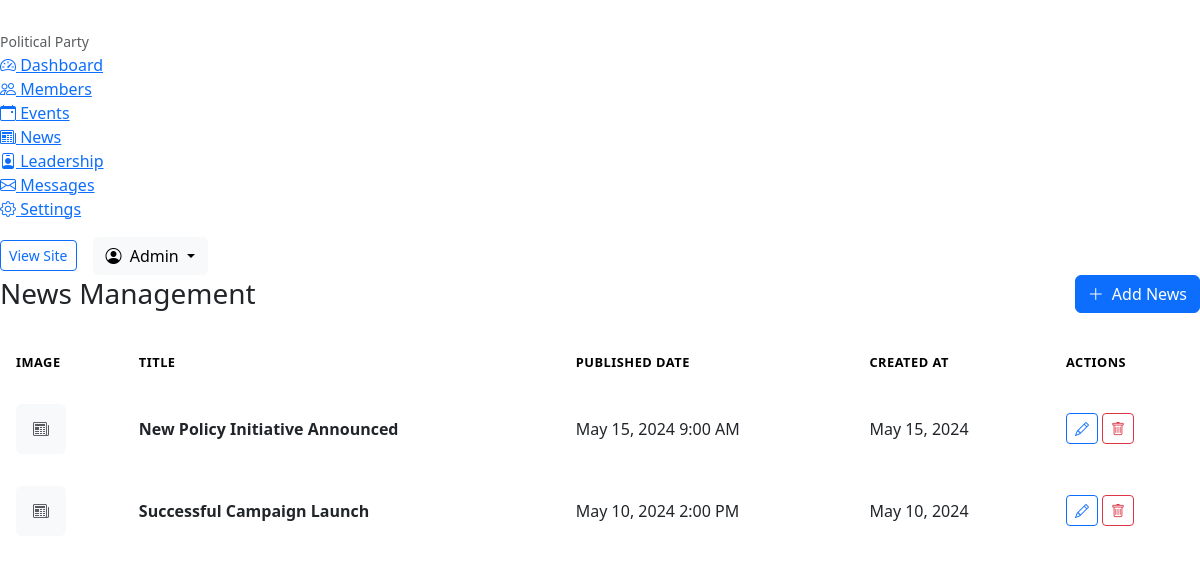
Page /admin/news.php (signed in) on the committed database.
### tables this page shows
CREATE TABLE `news` (
  `id` int(11) NOT NULL,
  `title` varchar(200) NOT NULL,
  `content` text NOT NULL,
  `image` varchar(255) DEFAULT NULL,
  `published_at` datetime NOT NULL,
  `created_at` timestamp NOT NULL DEFAULT current_timestamp()
);

### includes/functions.php (called while the page is built, shortened)
<?php
function h($string) {
    return htmlspecialchars((string)$string, ENT_QUOTES, 'UTF-8');
}
function format_date($date, $format = 'F j, Y') {
    $d = new DateTime($date);
    return $d->format($format);
}

### admin/news.php (the view, shortened to what this page needs)
<?php
require_once '../includes/admin_header.php';
$news = $conn->query("SELECT * FROM news ORDER BY published_at DESC")->fetch_all(MYSQLI_ASSOC);
?>
<div class="d-flex justify-content-between align-items-center mb-4">
    <h2 class="h3 mb-0 text-gray-800">News Management</h2>
    <a href="add-news.php" class="btn btn-primary"><i class="bi bi-plus-lg me-1"></i> Add News</a>
</div>
<div class="card shadow-sm mb-4">
    <div class="card-body p-0">
        <div class="table-responsive">
            <table class="table table-hover align-middle mb-0">
                <thead class="table-light">
                    <tr>
                        <th>Image</th>
                        <th>Title</th>
                        <th>Published Date</th>
                        <th>Created At</th>
                        <th>Actions</th>
                    </tr>
                </thead>
                <tbody>
                    <?php if(empty($news)): ?>
                        <tr><td colspan="5" class="text-center py-4">No news found.</td></tr>
                    <?php else: ?>
                        <?php foreach($news as $n): ?>
                            <tr>
                                <td>
                                    <?php if($n['image']): ?>
                                        <img src="<?= BASE_URL . h($n['image']) ?>" alt="img" class="rounded" style="width: 50px; height: 50px; object-fit: cover;">
                                    <?php else: ?>
                                        <div class="bg-light rounded d-flex align-items-center justify-content-center text-muted" style="width: 50px; height: 50px;">
                                            <i class="bi bi-newspaper"></i>
                                        </div>
                                    <?php endif; ?>
                                </td>
                                <td><strong><?= h($n['title']) ?></strong></td>
                                <td><?= format_date($n['published_at'], 'M j, Y g:i A') ?></td>
                                <td><?= format_date($n['created_at'], 'M j, Y') ?></td>
                                <td>
                                    <a href="edit-news.php?id=<?= $n['id'] ?>" class="btn btn-sm btn-outline-primary"><i class="bi bi-pencil"></i></a>
                                    <button class="btn btn-sm btn-outline-danger" onclick="confirmDelete(<?= $n['id'] ?>)"><i class="bi bi-trash"></i></button>
                                </td>
                            </tr>
                        <?php endforeach; ?>
                    <?php endif; ?>
                </tbody>
            </table>
        </div>
    </div>
</div>
<?php require_once '../includes/admin_footer.php'; ?>

### assets/css/admin.css (style rules this page uses)
body { background-color: var(--surface-color); }
.card { border: 1px solid var(--border-color); border-radius: var(--border-radius-md); box-shadow: none !important; background-color: var(--bg-color); }
.table { color: var(--text-color); margin-bottom: 0; }
.table th { font-weight: 600; text-transform: uppercase; font-size: 0.8rem; letter-spacing: 0.5px; color: var(--text-muted); border-bottom: 2px solid var(--border-color); background-color: var(--surface-color); padding: 1rem; }
.table td { padding: 1rem; vertical-align: middle; border-bottom: 1px solid var(--border-color); }

### rows in the picture
news: title "New Policy Initiative Announced", published_at "May 15, 2024 9:00 AM", created_at "May 15, 2024"
news: title "Successful Campaign Launch", published_at "May 10, 2024 2:00 PM", created_at "May 10, 2024"

### other values in the picture
APP_NAME "Political Party"
